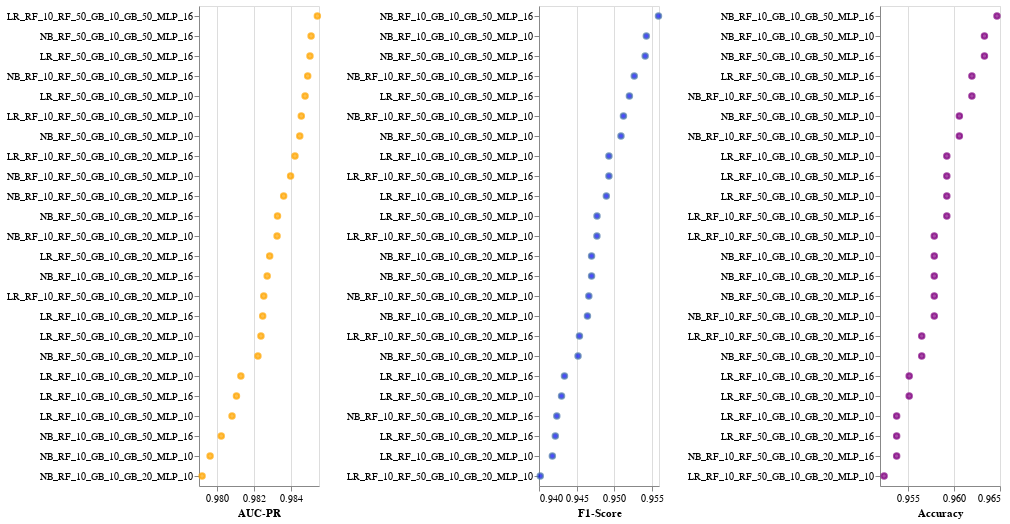

The notebook cell saved with this chart:
### Markdown cell above
## Results achieved from combinations built on single primitive model

### Code cell
import altair as alt 

labels = []
for conf in configurations:
    label = "_".join(conf.keys())
    label = label.replace("LogisticRegression_binomial", "LR")
    label = label.replace("RandomForest", "RF")
    label = label.replace("GradientBoosting", "GB")
    label = label.replace("NeuralNetwork", "MLP")
    label = label.replace("trees", "")
    label = label.replace("NaiveBayes", "NB")
    labels.append(label)
    
data_single = []
for label, record in zip(labels, results.values()):
    record["Configuration"] = label
    data_single.append(record)
data
df = pd.DataFrame(data_single)

f1_chart = alt.Chart(df).mark_point(fill="blue").encode(
    y=alt.Y('Configuration', sort="-x", axis=alt.Axis(title=None)),
    x=alt.X('F1-Score').scale(zero=False)
).properties(width=120)

aucpr_chart = alt.Chart(df).mark_point(fill="orange", stroke="orange").encode(
    y=alt.Y('Configuration', sort="-x", axis=alt.Axis(title=None)),
    x=alt.X('AUC-PR').scale(zero=False)
).properties(width=120)

accuracy_chart = alt.Chart(df).mark_point(fill="purple", stroke="purple").encode(
    y=alt.Y('Configuration', sort="-x", axis=alt.Axis(title=None)),
    x=alt.X('Accuracy').scale(zero=False)
).properties(width=120)
(aucpr_chart | f1_chart | accuracy_chart).configure_axis(labelLimit=1000)

### Figure 1 — Vega-Lite specification as saved in the notebook (floating-point values rounded to 4 significant figures)
{"config": {"view": {"continuousWidth": 300, "continuousHeight": 300}, "axis": {"labelLimit": 1000}}, "hconcat": [{"mark": {"type": "point", "fill": "orange", "stroke": "orange"}, "encoding": {"x": {"field": "AUC-PR", "scale": {"zero": false}, "type": "quantitative"}, "y": {"axis": {"title": null}, "field": "Configuration", "sort": "-x", "type": "nominal"}}, "width": 120}, {"mark": {"type": "point", "fill": "blue"}, "encoding": {"x": {"field": "F1-Score", "scale": {"zero": false}, "type": "quantitative"}, "y": {"axis": {"title": null}, "field": "Configuration", "sort": "-x", "type": "nominal"}}, "width": 120}, {"mark": {"type": "point", "fill": "purple", "stroke": "purple"}, "encoding": {"x": {"field": "Accuracy", "scale": {"zero": false}, "type": "quantitative"}, "y": {"axis": {"title": null}, "field": "Configuration", "sort": "-x", "type": "nominal"}}, "width": 120}], "data": {"name": "data-93d9c8129f36ccd9dbf83679fa4b9542"}, "$schema": "https://vega.github.io/schema/vega-lite/v5.8.0.json", "datasets": {"data-93d9c8129f36ccd9dbf83679fa4b9542": [{"F1-Score": 0.9493, "AUC-PR": 0.9808, "Accuracy": 0.9592, "Configuration": "LR_RF_10_GB_10_GB_50_MLP_10"}, {"F1-Score": 0.949, "AUC-PR": 0.981, "Accuracy": 0.9592, "Configuration": "LR_RF_10_GB_10_GB_50_MLP_16"}, {"F1-Score": 0.9418, "AUC-PR": 0.9813, "Accuracy": 0.9538, "Configuration": "LR_RF_10_GB_10_GB_20_MLP_10"}, {"F1-Score": 0.9434, "AUC-PR": 0.9825, "Accuracy": 0.9552, "Configuration": "LR_RF_10_GB_10_GB_20_MLP_16"}, {"F1-Score": 0.9477, "AUC-PR": 0.9847, "Accuracy": 0.9592, "Configuration": "LR_RF_50_GB_10_GB_50_MLP_10"}, {"F1-Score": 0.9521, "AUC-PR": 0.985, "Accuracy": 0.962, "Configuration": "LR_RF_50_GB_10_GB_50_MLP_16"}, {"F1-Score": 0.943, "AUC-PR": 0.9824, "Accuracy": 0.9552, "Configuration": "LR_RF_50_GB_10_GB_20_MLP_10"}, {"F1-Score": 0.9422, "AUC-PR": 0.9828, "Accuracy": 0.9538, "Configuration": "LR_RF_50_GB_10_GB_20_MLP_16"}, {"F1-Score": 0.9477, "AUC-PR": 0.9845, "Accuracy": 0.9579, "Configuration": "LR_RF_10_RF_50_GB_10_GB_50_MLP_10"}, {"F1-Score": 0.9493, "AUC-PR": 0.9854, "Accuracy": 0.9592, "Configuration": "LR_RF_10_RF_50_GB_10_GB_50_MLP_16"}, {"F1-Score": 0.9402, "AUC-PR": 0.9825, "Accuracy": 0.9524, "Configuration": "LR_RF_10_RF_50_GB_10_GB_20_MLP_10"}, {"F1-Score": 0.9454, "AUC-PR": 0.9842, "Accuracy": 0.9565, "Configuration": "LR_RF_10_RF_50_GB_10_GB_20_MLP_16"}, {"F1-Score": 0.9543, "AUC-PR": 0.9796, "Accuracy": 0.9633, "Configuration": "NB_RF_10_GB_10_GB_50_MLP_10"}, {"F1-Score": 0.9559, "AUC-PR": 0.9802, "Accuracy": 0.9647, "Configuration": "NB_RF_10_GB_10_GB_50_MLP_16"}, {"F1-Score": 0.9465, "AUC-PR": 0.9792, "Accuracy": 0.9579, "Configuration": "NB_RF_10_GB_10_GB_20_MLP_10"}, {"F1-Score": 0.947, "AUC-PR": 0.9827, "Accuracy": 0.9579, "Configuration": "NB_RF_10_GB_10_GB_20_MLP_16"}, {"F1-Score": 0.9509, "AUC-PR": 0.9845, "Accuracy": 0.9606, "Configuration": "NB_RF_50_GB_10_GB_50_MLP_10"}, {"F1-Score": 0.9542, "AUC-PR": 0.9851, "Accuracy": 0.9633, "Configuration": "NB_RF_50_GB_10_GB_50_MLP_16"}, {"F1-Score": 0.9452, "AUC-PR": 0.9822, "Accuracy": 0.9565, "Configuration": "NB_RF_50_GB_10_GB_20_MLP_10"}, {"F1-Score": 0.947, "AUC-PR": 0.9833, "Accuracy": 0.9579, "Configuration": "NB_RF_50_GB_10_GB_20_MLP_16"}, {"F1-Score": 0.9513, "AUC-PR": 0.984, "Accuracy": 0.9606, "Configuration": "NB_RF_10_RF_50_GB_10_GB_50_MLP_10"}, {"F1-Score": 0.9527, "AUC-PR": 0.9849, "Accuracy": 0.962, "Configuration": "NB_RF_10_RF_50_GB_10_GB_50_MLP_16"}, {"F1-Score": 0.9466, "AUC-PR": 0.9832, "Accuracy": 0.9579, "Configuration": "NB_RF_10_RF_50_GB_10_GB_20_MLP_10"}, {"F1-Score": 0.9424, "AUC-PR": 0.9836, "Accuracy": 0.9538, "Configuration": "NB_RF_10_RF_50_GB_10_GB_20_MLP_16"}]}}
